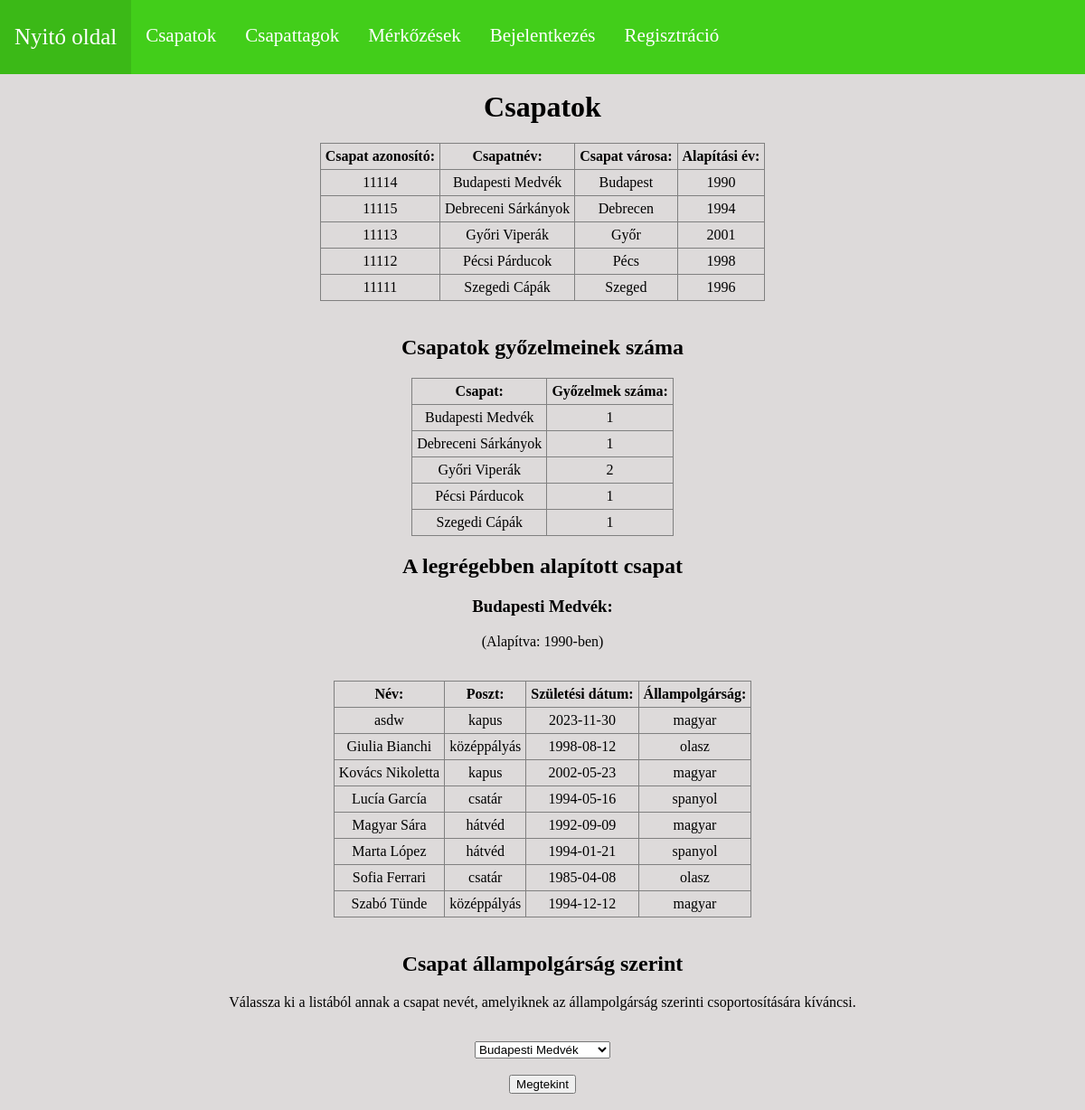
The page /Csapatok.php on the database its author committed.
### tables this page shows
CREATE TABLE `csapat` (
  `csapatid` int(5) NOT NULL,
  `nev` varchar(100) NOT NULL,
  `varos` varchar(100) NOT NULL,
  `alapitaseve` int(4) NOT NULL
);

### kezelofgvk.php (called while the page is built, shortened)
<?php
function felhasznalo_csatlakozas(){
    $conn = mysqli_connect('localhost', 'root', '') or die ("Hibás csatlakozás!");
    mysqli_query($conn, 'SET NAMES UTF8');
    mysqli_query($conn, 'SET character_set_results=utf8');
    mysqli_set_charset($conn, 'utf8');
    return $conn;
}
function csapat_leker(){
    if(!($conn = felhasznalo_csatlakozas())){
        return false;
    }
    $result = mysqli_query($conn,"SELECT * FROM csapat ORDER BY nev");
    return $result;
}
function legregebbi_csapat(){
    if(!($conn = felhasznalo_csatlakozas())){
        return false;
    }
    $result = mysqli_query($conn, "SELECT nev, alapitaseve FROM csapat WHERE alapitaseve = (SELECT MIN(alapitaseve) FROM csapat)");
    return $result;
}
function legregebbi_csapat_tagok(){
    if(!($conn = felhasznalo_csatlakozas())){
        return false;
    }
    $result = mysqli_query($conn, "SELECT tag.nev AS nev, tag.szuletesidatum AS szul, tag.allampolgarsag AS nat, tag.poszt AS post FROM csapat, tag WHERE csapat.csapatid = tag.csapatid AND csapat.alapitaseve = (SELECT MIN(alapitaseve) FROM csapat) ORDER BY tag.nev;");
    return $result;
}
function csapat_gyozelmek(){
    if(!($conn = felhasznalo_csatlakozas())){
        return false;
    }
    $result = mysqli_query($conn, "SELECT csapat.csapatid, csapat.nev, csapat.varos, csapat.alapitaseve, COUNT(merkozes.datum) AS db FROM csapat, merkozes WHERE csapat.nev = merkozes.nyertes GROUP BY csapat.nev ORDER BY csapat.nev");
    return $result;
}
?>

### Csapatok.php (the view, shortened to what this page needs)
<?php
include_once "kezelofgvk.php";
?>
<!DOCTYPE html>
<html lang="hu">
<head>
    <link rel="stylesheet" type="text/css" href="css/media.css">
</head>
<body>
<header>
    <nav>
        <ul class="navigation">
            <li><a href="Index.php" target="_self">Nyitó oldal</a></li>
            <li><a href="Csapatok.php" target="_self">Csapatok</a></li>
            <li><a href="Tagok.php" target="_self">Csapattagok</a></li>
            <li><a href="Merkozesek.php" target="_self">Mérkőzések</a></li>
            <?php if(!(isset($_SESSION["user"]))) {?>
            <li><a href="Bejelentkezes.php" target="_self">Bejelentkezés</a></li>
            <li><a href="Regisztracio.php" target="_self">Regisztráció</a></li>
            <?php } else { ?>
            <li><a href="Kijeletkezes.php" target="_self">Kijelentkezés</a></li>
            <?php } ?>
        </ul>
    </nav>
</header>
<h1>Csapatok</h1>
<div>
    <table>
        <tr>
            <th>Csapat azonosító:</th>
            <th>Csapatnév:</th>
            <th>Csapat városa:</th>
            <th>Alapítási év:</th>
        </tr>
        <?php
        $csapatok = csapat_leker();
        while($csapat = mysqli_fetch_assoc($csapatok)){
            echo '<form action="csapatmodositas.php" method="post">';
            echo '<tr>';
            echo '<td>'. $csapat["csapatid"] . '</td>';
            echo '<td>'. $csapat["nev"] .'</td>';
            echo '<td>'. $csapat["varos"] . '</td>';
            echo '<td>'. $csapat["alapitaseve"]. '</td>';
            echo '</tr>';
            echo '</form>';
        }
        ?>
    </table><br>
</div>
<h2>Csapatok győzelmeinek száma</h2>
<div>
    <table>
        <tr>
            <th>Csapat:</th>
            <th>Győzelmek száma:</th>
        </tr>
        <?php
        $gyozelmek = csapat_gyozelmek();
        while ($gyozelem = mysqli_fetch_assoc($gyozelmek)){
            echo '<tr>';
            echo '<td>'. $gyozelem["nev"] .'</td>';
            echo '<td>'. $gyozelem["db"] .'</td>';
            echo '</tr>';
        }
        ?>
    </table>
</div>
<h2>A legrégebben alapított csapat</h2>
<div>
<?php $legregi = legregebbi_csapat();
$legregebbi = mysqli_fetch_assoc($legregi);
echo '<h3>'. $legregebbi["nev"] .':</h3>';
echo '<p>(Alapítva: '. $legregebbi["alapitaseve"] .'-ben)</p><br>';
?>
    <table>
        <tr>
            <th>Név:</th>
            <th>Poszt:</th>
            <th>Születési dátum:</th>
            <th>Állampolgárság:</th>
        </tr>
        <?php
        $tagok = legregebbi_csapat_tagok();
        while ($tag = mysqli_fetch_assoc($tagok)){
            echo '<tr>';
            echo '<td>'. $tag["nev"] .'</td>';
            echo '<td>'. $tag["post"] .'</td>';
            echo '<td>'. $tag["szul"] .'</td>';
            echo '<td>'. $tag["nat"] .'</td>';
            echo '</tr>';
        }
        ?>
    </table><br>
</div>
<h2>Csapat állampolgárság szerint</h2>
<div>
    <p>Válassza ki a listából annak a csapat nevét, amelyiknek az állampolgárság szerinti csoportosítására kíváncsi. </p><br>
    <form method="POST" action="Csapatok.php">
        <select name="valasztottcsp">
            <?php
            $letezocsp = csapat_leker();
            if(mysqli_num_rows($letezocsp) > 0){
                while($lista = mysqli_fetch_assoc($letezocsp)){ ?>
                    <option value="<?php echo $lista["csapatid"]; ?>" <?php if(isset($_POST["nationality"]) && $lista["csapatid"] == $_POST["valasztottcsp"]){echo "selected";} ?>><?php echo $lista["nev"]; ?></option>';
                <?php }
            } else {
                echo '<option value="">--Nincs választható csapat--</option>';
            }
            ?>
        </select><br><br>
        <input type="submit" name="nationality" value="Megtekint">
    </form><br>
</div>
</body>
</html>

### css/media.css (style rules this page uses)
* { box-sizing: border-box; }
html { font-size: 16px; }
body { background:#dddada fixed; font-family: Georgia, Times, "Times New Roman", serif; margin:0; margin-top:100px; }
.navigation li:first-child { color:rgba(255,255,255,.5); font-size:25px; border-top:none; }
nav { background: #42CE1A; font-size:21px; position: fixed; width: 100%; top:0; }
nav ul { margin:0; padding:0; list-style: none; }
nav ul li { float:left; }
nav a { text-decoration: none; padding: 1.7rem 1rem; display: block; color:white; }
nav::after { content:''; clear: both; display:table }
div { max-width: 1200px; margin:0 auto; width:95%; text-align: center; }
table { border: 1px solid gray; margin: 0 auto; border-collapse: collapse; box-sizing: border-box; }
th,td { border: 1px solid gray; vertical-align: center; text-align: center; padding: 5px; }
h1, h2, h3, p { text-align: center; }

### rows shown on the page
csapat: csapatid "11114", nev "Budapesti Medvék", varos "Budapest", alapitaseve "1990", db "1"
csapat: csapatid "11115", nev "Debreceni Sárkányok", varos "Debrecen", alapitaseve "1994", db "1"
csapat: csapatid "11113", nev "Győri Viperák", varos "Győr", alapitaseve "2001", db "2"
csapat: csapatid "11112", nev "Pécsi Párducok", varos "Pécs", alapitaseve "1998", db "1"
csapat: csapatid "11111", nev "Szegedi Cápák", varos "Szeged", alapitaseve "1996", db "1"

### other values the page prints
$legregebbi["nev"] "Budapesti Medvék"
$legregebbi["alapitaseve"] "1990"
$tag["nev"] "asdw"
$tag["post"] "kapus"
$tag["szul"] "2023-11-30"
$tag["nat"] "magyar"
$tag["nev"] "Giulia Bianchi"
$tag["post"] "középpályás"
$tag["szul"] "1998-08-12"
$tag["nat"] "olasz"
$tag["nev"] "Kovács Nikoletta"
$tag["szul"] "2002-05-23"
$tag["nev"] "Lucía García"
$tag["post"] "csatár"
$tag["szul"] "1994-05-16"
